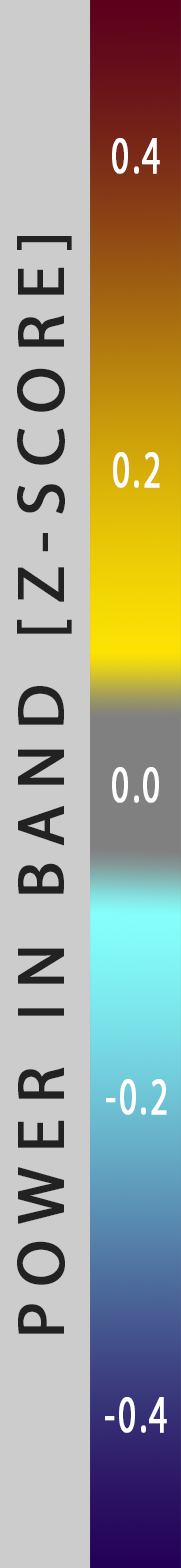
%> input picture 5D plotting/Colorbar_new3.png, 181 x 1568 px
$ octave brainplot_combine_avg_elec_on_surface.m   (GNU Octave 9; MATLAB toolbox functions it lacks are replaced by stand-ins)
%> lines starting %> are read from the running program, lines starting %| are printed output that depends on the picture
### 5D plotting/subtightplot.m
function h=subtightplot(m,n,p,gap,marg_h,marg_w,varargin)
%function h=subtightplot(m,n,p,gap,marg_h,marg_w,varargin)
%
% Functional purpose: A wrapper function for Matlab function subplot. Adds the ability to define the gap between
% neighbouring subplots. Unfotrtunately Matlab subplot function lacks this functionality, and the gap between
% subplots can reach 40% of figure area, which is pretty lavish.
%
% Input arguments (defaults exist):
%   gap- two elements vector [vertical,horizontal] defining the gap between neighbouring axes. Default value
%            is 0.01. Note this vale will cause titles legends and labels to collide with the subplots, while presenting
%            relatively large axis.
%   marg_h  margins in height in normalized units (0...1)
%            or [lower uppper] for different lower and upper margins
%   marg_w  margins in width in normalized units (0...1)
%            or [left right] for different left and right margins
%
% Output arguments: same as subplot- none, or axes handle according to function call.
%
% Issues & Comments: Note that if additional elements are used in order to be passed to subplot, gap parameter must
%       be defined. For default gap value use empty element- [].
%
% Usage example: h=subtightplot((2,3,1:2,[0.5,0.2])

if (nargin<4) || isempty(gap),    gap=0.01;  end
if (nargin<5) || isempty(marg_h),  marg_h=0.05;  end
if (nargin<5) || isempty(marg_w),  marg_w=marg_h;  end
if isscalar(gap),   gap(2)=gap;  end
if isscalar(marg_h),  marg_h(2)=marg_h;  end
if isscalar(marg_w),  marg_w(2)=marg_w;  end
gap_vert   = gap(1);
gap_horz   = gap(2);
marg_lower = marg_h(1);
marg_upper = marg_h(2);
marg_left  = marg_w(1);
marg_right = marg_w(2);

%note n and m are switched as Matlab indexing is column-wise, while subplot indexing is row-wise :(
[subplot_col,subplot_row]=ind2sub([n,m],p);

% note subplot suppors vector p inputs- so a merged subplot of higher dimentions will be created
subplot_cols=1+max(subplot_col)-min(subplot_col); % number of column elements in merged subplot
subplot_rows=1+max(subplot_row)-min(subplot_row); % number of row elements in merged subplot

% single subplot dimensions:
%height=(1-(m+1)*gap_vert)/m;
%axh = (1-sum(marg_h)-(Nh-1)*gap(1))/Nh;
height=(1-(marg_lower+marg_upper)-(m-1)*gap_vert)/m;
%width =(1-(n+1)*gap_horz)/n;
%axw = (1-sum(marg_w)-(Nw-1)*gap(2))/Nw;
width =(1-(marg_left+marg_right)-(n-1)*gap_horz)/n;

% merged subplot dimensions:
merged_height=subplot_rows*( height+gap_vert )- gap_vert;
merged_width= subplot_cols*( width +gap_horz )- gap_horz;

% merged subplot position:
merged_bottom=(m-max(subplot_row))*(height+gap_vert) +marg_lower;
merged_left=(min(subplot_col)-1)*(width+gap_horz) +marg_left;
pos_vec=[merged_left merged_bottom merged_width merged_height];

% h_subplot=subplot(m,n,p,varargin{:},'Position',pos_vec);
% Above line doesn't work as subplot tends to ignore 'position' when same mnp is utilized
h=subplot('Position',pos_vec,varargin{:});

if (nargout < 1),  clear h;  end

end

### 5D plotting/time_graph.m
function tGraph = time_graph(tNum, total_time, fig_bg_color, word_on, word_off)
    %TIME_GRAPH Bar graph that shows current time of the figure.
    %   Takes an input of the time to be shown, the figure background color,
    %   and the word and off times (for tickm marks)
    bar_graph = barh(tNum);
    ax = gca;
    xlim([0 total_time]);
    xticks([word_on word_off]);
    xticklabels({'',''});
    yticks([]);
    ax.TickDirMode = 'manual';
    ax.TickDir = 'in';
    ax.TickLength = [0.02 1];
    set(gca,'Color',fig_bg_color);
    ylim([0.75 1.25]);
    text(word_on + 0.5,1,'WORD ON','Color',fig_bg_color,'FontSize',24);

    % Changes the color of the bar based on if the word is on or off.
    if tNum < 8 || tNum > 37
        bar_graph.FaceColor = [0.2 0.2 0.2];
    else
        bar_graph.FaceColor = 'red';
    end
end

### 5D plotting/brainplot_combine_avg_elec_on_surface.m
% DESCRIPTION:
%   Combines all individual brains from brainplot_avg_elec_on_surface.m
%   onto a single figure.
%
% REQUIRED FILES
%   (1) individual brains from brainplot_avg_elec_on_surface.m
%       Brains must be using the format
%       time_timenumber_frequencynumber_viewnumber
%       Empty brains are time 0
%   (2) time_graph.m = plots the time graphs at the bottom and bottom of
%   the figures
%   (3) Colorbar_new3.png = png file for the colorbar
%
% Written by Theodore Thayib (theodore.thayib@gmail.com).
% Modifications:
%

% VARIABLES
tic
number_of_time = 44; % Total number of time frames within the data.
number_of_frequencies = 6; % Total number of frequencies.
number_of_views = 5; % Total number of views.

% Distance from a brain surface that will be included in it's color
% calculations.
plotThreshold = 4; % Use 4 if no weighted average, 5 if weighted average (distance)

% If use_specific_time is set to 1, it will only plot the times between
% specific_time_start and specific_time_end. If not, it will plot all
% times.
use_specific_time = 1;
specific_time_start = 0;
specific_time_end = 44;

% Time for when word is on/off during the test.
word_on_time = 8;
word_off_time = 37;

% Set save_video to 1 if video is to be saved, 0 if not. vid_name is the
% name of the exported video. frame_rate is the framerate of the video
save_video = 1;
vid_name = 'VidExport_BSurfacePlotTest_3.avi';
frame_rate = 5;
number_of_empty_frames = 4;

% Set save_picture to 1 if picture is to be saved, 0 if not.
% pic_export_folder is the folder where the exported pictures will be
% saved.
save_picture = 1;
pic_export_folder = '/Users/localadmin/Documents/MATLAB/5D plotting_new_new/5D plotting/pic_exports';

% CBar loads the colorbar, and fig_bg_color sets the figure's background
% color.
CBar = imread('Colorbar_new3.png');
%> CBar is the input picture: size 1568x181x3 uint8; mean R, G, B 160.2, 158.1, 144.4
fig_bg_color = [0.8 0.8 0.8];

% Frequency legend text.
f1 = '{\newline\newline\theta_{L}                }';
f2 = '{\newline\newline\theta_{H}                }';
f3 = '{\newline\newline\alpha                 }';
f4 = '{\newline\newline\beta                  }';
f5 = '{\newline\newline\gamma_{L}                }';
f6 = '{\newline\newline\gamma_{H}                }';

font_size = 32; % Frequency legend text font size

% Prepares the video file
if save_video == 1
    v = VideoWriter(vid_name);
    v.FrameRate = frame_rate;
    open(v);
end

% Creates a maximized figure with the background color specified above, and
% sets matlab to use OpenGL.
f = figure(1);
set(gcf,'units','normalized','outerposition',[0 0 1 1],'color',fig_bg_color,'InvertHardcopy','off')

% If use_specific_time is used, sets the start and end time according to
% specific_time_start and specific_time_end. If not, it sets the start time
% to 1 and the end time to the number stated in number_of_time.
if use_specific_time == 1
    time_value = specific_time_start;
    time_end = specific_time_end;
else
    time_value = 0;
    time_end = number_of_time;
end

% Cycles through each time frame
for tNum = time_value:time_end
    tNum

    % Upper time graph
    subtightplot(number_of_frequencies * 3 + 2, number_of_views + 1, [1 number_of_views + 1], [0.0 0.0],0,0);
    time_graph(tNum, number_of_time, fig_bg_color, word_on_time, word_off_time);
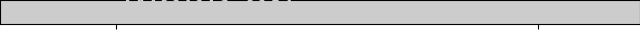
%> figure redrawn from the program's plot data

    % Lower time graph
    subtightplot(number_of_frequencies * 3 + 2, number_of_views + 1, [(number_of_views + 1) * number_of_frequencies * 3 + number_of_views + 2 (number_of_views + 1) * number_of_frequencies * 3 + (number_of_views + 1) * 2], [0.0 0.0],0,0);
    time_graph(tNum, number_of_time, fig_bg_color, word_on_time, word_off_time);

    % Colorbar
    subtightplot(number_of_frequencies * 3 + 2, number_of_views + 1, [(number_of_views + 1) * 3 (number_of_views + 1) * (number_of_frequencies * 3)], [],[],[0.2 0.02]);
    imshow(CBar);

    % Cycles through all frequencies.
    for fNum = 1: number_of_frequencies
        fNum

        % Gets the text label for the current frequency
        switch fNum
            case 1
                frequency_legend = f1;
            case 2
                frequency_legend = f2;
            case 3
                frequency_legend = f3;
            case 4
                frequency_legend = f4;
            case 5
                frequency_legend = f5;
            case 6
                frequency_legend = f6;
        end

        % Cycles through all the views
        for vNum = 1:number_of_views
%             Each brain is 3 subplots tall and 1 subplot wide, while the
%             time graphs are 1 subplot tall and number_of_frequencies
%             subplots wide. The colorbar is 3 * number_of_frequencies - 2
%             subplots tall and 1 subplot wide.
            subtightplot(number_of_frequencies * 3 + 2, number_of_views + 1, [(number_of_views + 1)* fNum * 3 - (number_of_views + 1) * 2 + vNum (number_of_views + 1) * fNum * 3 + vNum], [0.0 0.0],0,[0.1 0]);
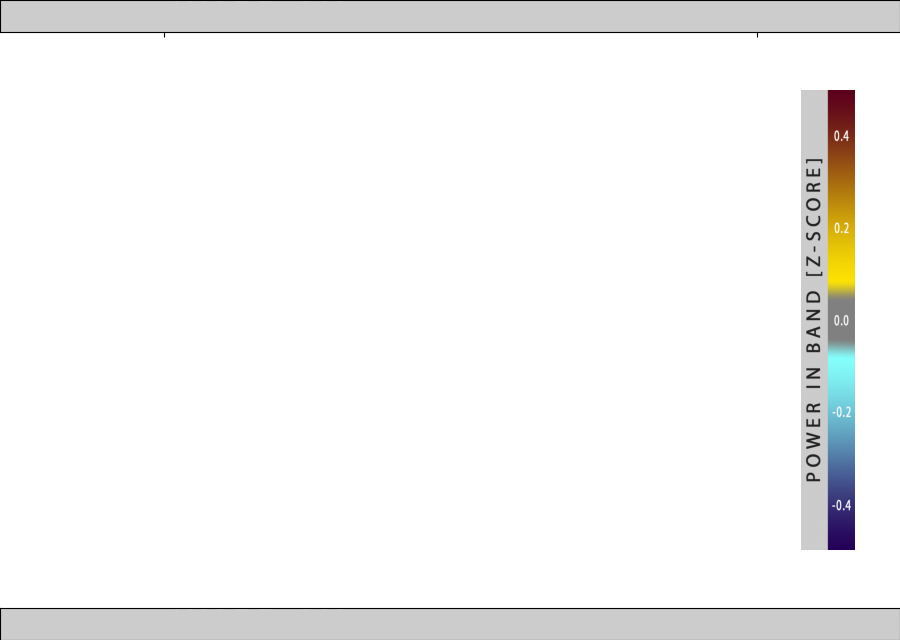
%> figure redrawn from the program's plot data, 3 panels

            hold on;
            % Plots the brain based on subplot
            currentPicture = sprintf('time_%d_%d_%d.png', tNum, fNum, vNum);
            fullCurrentPictureName = fullfile(pic_export_folder, currentPicture);
%> (the run ends here)
